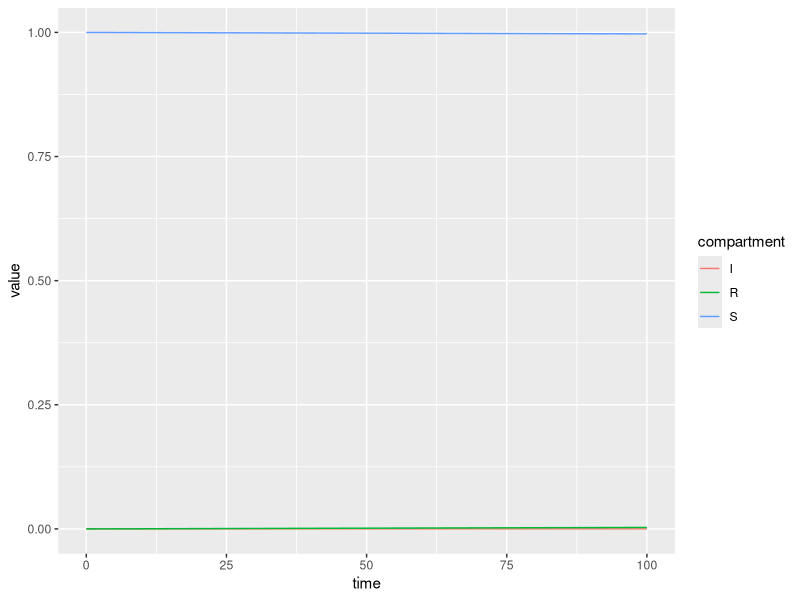
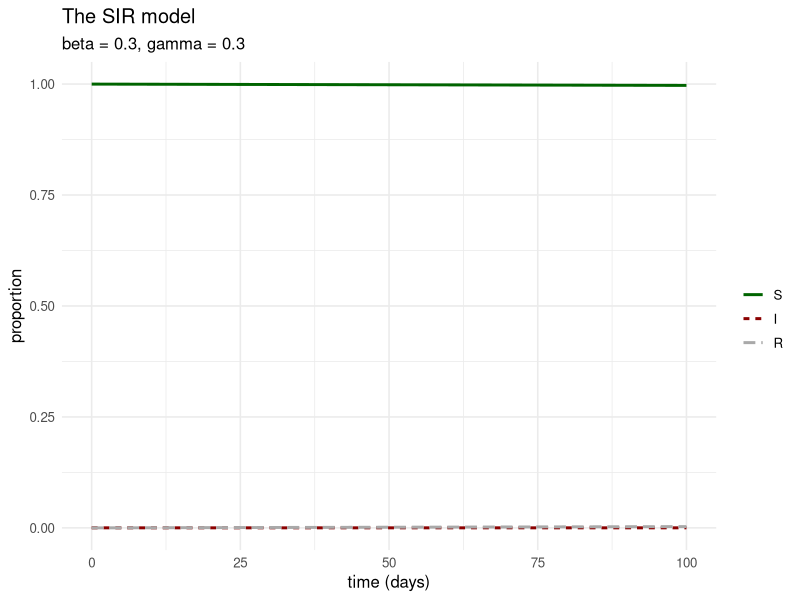

Reproduce these figures in R, in order.
## ---- chunk 1
knitr::opts_chunk$set(echo = TRUE)
library(tidyverse)
library(deSolve)
## ---- chunk 2
parameters <- c(beta = 0.3, gamma = 0.3, mu = 1/(70*365)) 
## ---- chunk 3
initial_values <- c(S = 0.9999,
                    I = 0.0001,
                    R = 0)
initial_values
## ---- chunk 4
SIRmodel <- function(t, state, parameters){
  with(as.list(c(state, parameters)),{
    
    # Rate of change equations
    dS <- mu - beta*S*I - mu*S
    dI <- beta*S*I - gamma*I - mu*I
    dR <- gamma*I - mu*R
    
    # Combine rates of change into a list
    list(c(dS, dI, dR))
  })
}
## ---- chunk 5
times <- seq(0, 100, by = 1)
## ---- chunk 6
out <- ode(y = initial_values,
           times = times,
           func = SIRmodel,
           parms = parameters)
head(out)
## ---- chunk 7
out <- as_tibble(data.frame(out))
out
## ---- chunk 8
out %>% summarise(maxI = max(I), minS = min(S), maxR = max(R))
out %>% summarise(lastI = last(I), lastS = last(S), lastR = last(R))
## ---- chunk 9
df <- out %>% gather(key = compartment, value = value, c("S", "I", "R"))
df %>% ggplot(aes(x = time, y = value, group = compartment)) +
        geom_line(aes(color = compartment))
df
## ---- chunk 10
df %>% mutate(compartment = fct_relevel(compartment, 
                                        "S", "I", "R")) %>%
        ggplot(aes(x = time, y = value, group = compartment)) +
        geom_line(aes(color = compartment,
                      linetype = compartment),
                      linewidth = 1) +
        scale_color_manual(values = c("darkgreen",
                                      "darkred",
                                      "darkgrey")) +
        theme_minimal(base_size = 12) +
        labs(x = "time (days)",
             y = "proportion",
             title = "The SIR model",
             subtitle = "beta = 0.3, gamma = 0.3",
             color = "",
             linetype = "")
